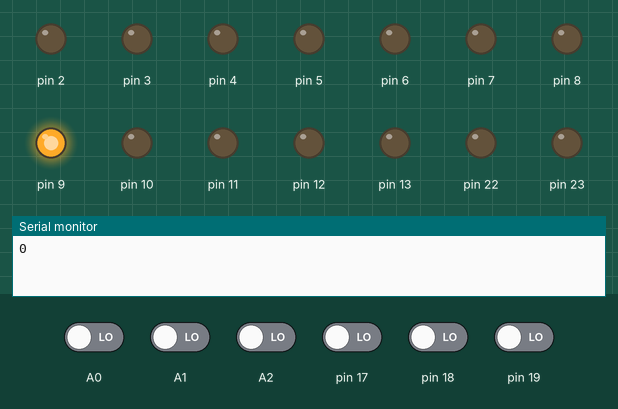
Recording of a sketch running on a simulated Arduino Uno, built with avr-gcc and run on an emulated ATmega328P. Parts: output pins drawn as LEDs (lit = HIGH), the last lines printed to the serial monitor. The test bench sets the inputs (shaded band); at power-on: A0–2, pin 17–19 LOW.

Above: at 0.5 s.
At 2.5 s:
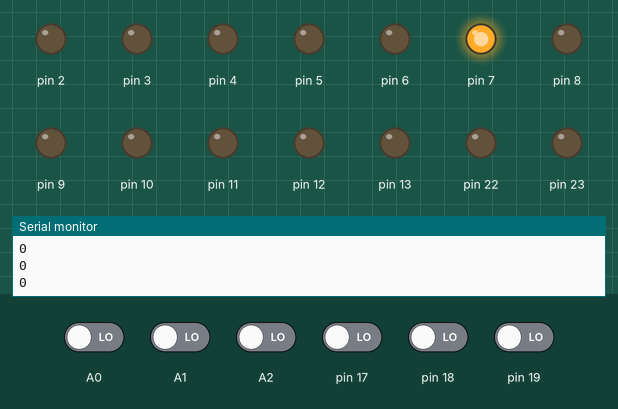
At 3.5 s:
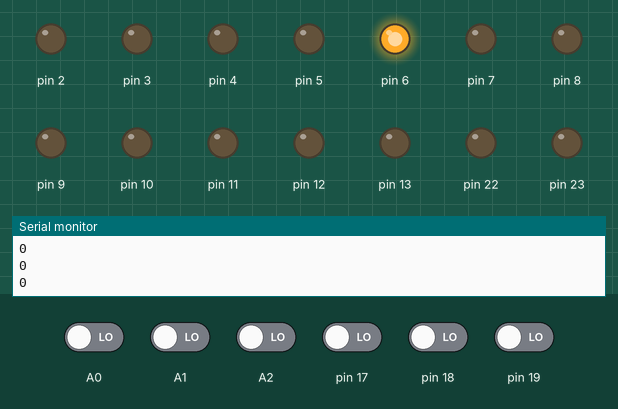
At 4.5 s:
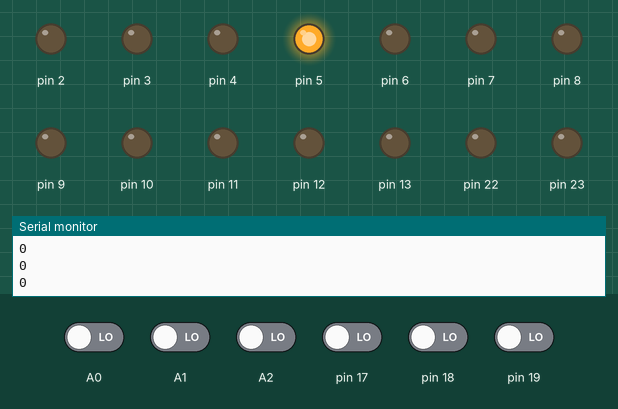
At 6.5 s:
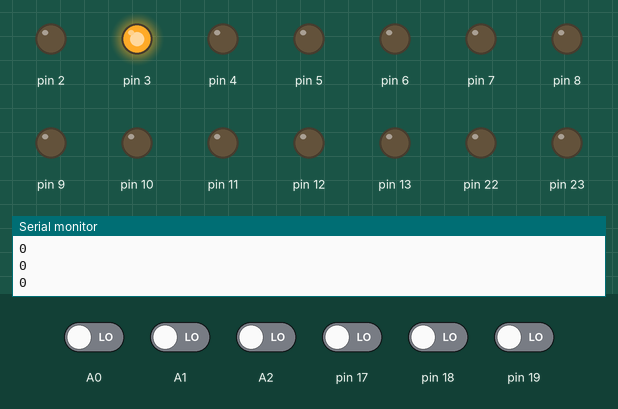
At 9.5 s:
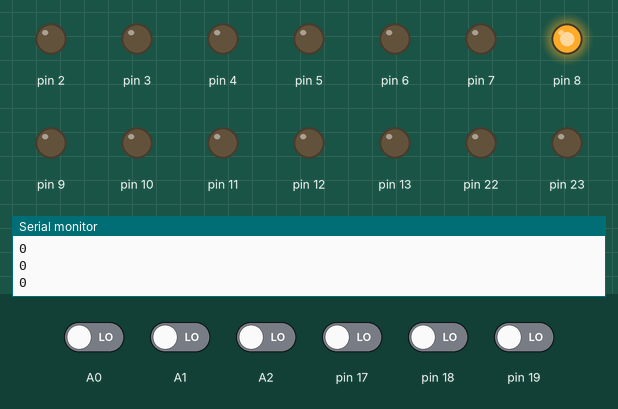
Timing chart, 0 to 10.4 s (numbered marks = the images above):
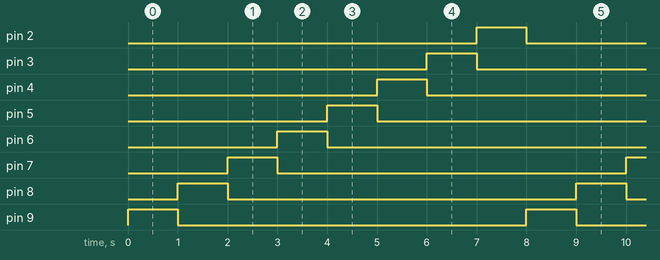

The sketch:

lab2.ino
```cpp
  void setup()
{
  Serial.begin(9600);
  DDRC = 0x00;
  DDRD = 0xFF;
  DDRB = 0xFF;
  pinMode(A0, INPUT);
  pinMode(A1, INPUT);
  pinMode(A2, INPUT);
}
void loop(){
  int Left = 0, Right = 0;
  //  ((PINC >> 0) & 0x01);
  digitalRead(A0);
  if (((PINC >> 0) & 0x01)) {
    Left = 1;
  }
  else if(((PINC >> 1) & 0x01)) {
    Left = 0;
  }
  Serial.println(Left);
  //  while(1){
  if (Left == 1) {
    for (int i = 0; i <= 5; i++) {
      //DDRD=0xFF;
      PORTD = 0x04 << i; //0x02 0b0000 0010
      delay(1000);
      Serial.println(Left);
    }
    PORTD = 0x00;
    for (int j = 0; j <= 1; j++) {
      //DDRB=0xFF;
      PORTB = 0x01 << j;
      delay(1000);
      Serial.println(Left);
    }
    PORTB = 0x00;
  }
  else {
    for (int j = 1; j >= 0; j--) {
      //DDRB=0xFF;
      PORTB = 0x01 << j;
      delay(1000);
      Serial.println(Left);
    }
    PORTB = 0x00;

    for (int i = 5; i >= 0; i--) {
      //DDRD=0xFF;
      PORTD = 0x04 << i; //0x02 0b0000 0010
      delay(1000);
      Serial.println(Left);
    }
    PORTD = 0x00;
  }
}
```

Measured:
- by itself, pin 2–9: alternates HIGH for 1.0 s and LOW for 7.0 s
- by itself, everything shown: repeats every 8.0 s, in 9 steps
